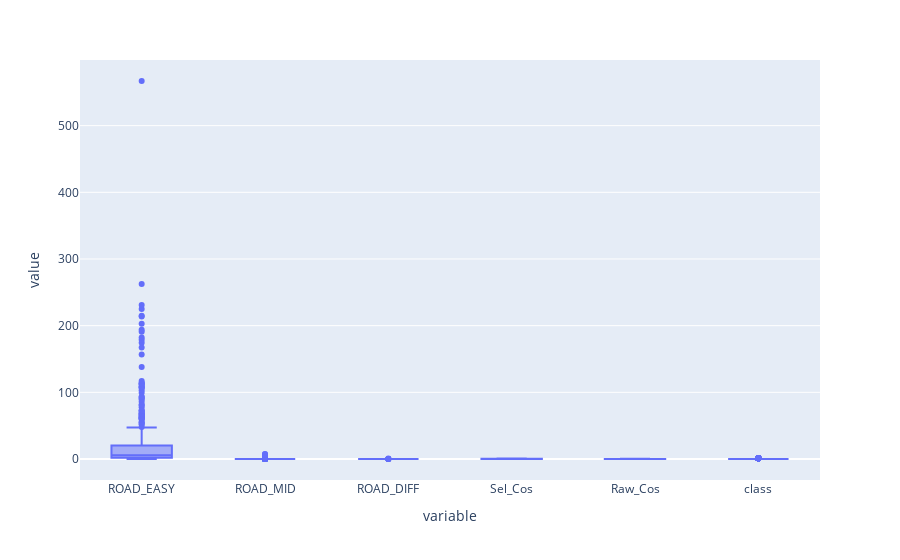

The notebook cell this image was saved under:
### Code cell
import plotly.express as px
px.box(data)

### Figure 1 — Plotly figure (JSON) as saved in the notebook; plotly's stock layout.template omitted (floating-point values rounded to 4 significant figures; data arrays with more than 128 entries replaced by an {"elided": "..."} marker saying what was removed)
{"data": [{"alignmentgroup": "True", "hovertemplate": "variable=%{x}<br>value=%{y}<extra></extra>", "legendgroup": "", "marker": {"color": "#636efa"}, "name": "", "notched": false, "offsetgroup": "", "orientation": "v", "showlegend": false, "type": "box", "x": {"elided": "2646 str values"}, "x0": " ", "xaxis": "x", "y": {"elided": "2646 float values"}, "y0": " ", "yaxis": "y"}], "layout": {"boxmode": "group", "legend": {"tracegroupgap": 0}, "margin": {"t": 60}, "xaxis": {"anchor": "y", "domain": [0, 1], "title": {"text": "variable"}}, "yaxis": {"anchor": "x", "domain": [0, 1], "title": {"text": "value"}}}}
